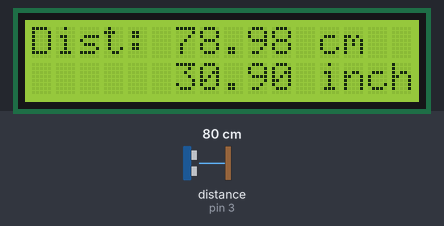
Simulated run of this sketch. Board: Arduino Nano, built with avr-gcc and run on an emulated ATmega328P. Parts: 16×2 character LCD. Wiring (inferred from the names in the program): ultrasonic range finder: trigger pin 2; echo pin 3. Inputs (shaded band) come from the test bench; at power-on: distance to the obstacle (sensor on pin 3) 80 cm. The echo pulse lasts 58.3 µs per cm; what the sketch prints to the serial monitor is not drawn.

Above: at 2.5 s.
2.6 s: distance to the obstacle (sensor on pin 3) set to 2 cm
At 2.83 s:
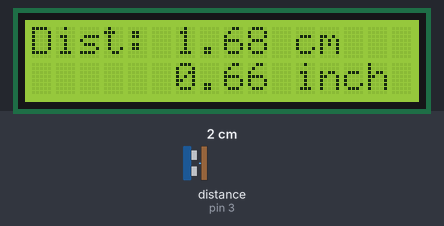
5.1 s: distance to the obstacle (sensor on pin 3) set to 4 cm
At 5.48 s:
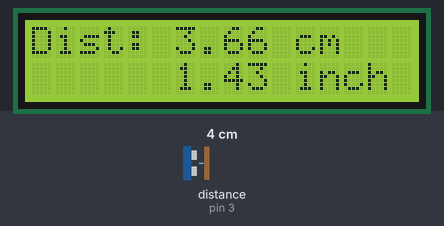
6.8 s: distance to the obstacle (sensor on pin 3) set to 250 cm
At 7.16 s:
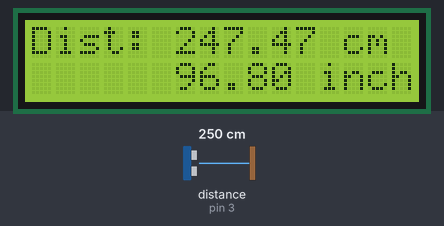
9.8 s: distance to the obstacle (sensor on pin 3) set to 18 cm
At 10.28 s:
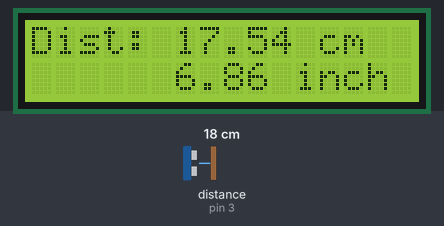
12.8 s: distance to the obstacle (sensor on pin 3) set to 35 cm
At 13.29 s:
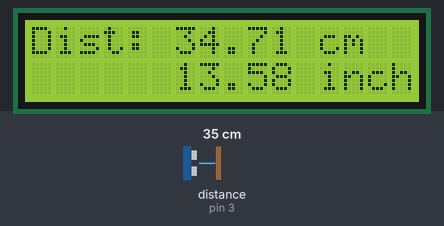
15.8 s: distance to the obstacle (sensor on pin 3) set to 9 cm
At 16.3 s:
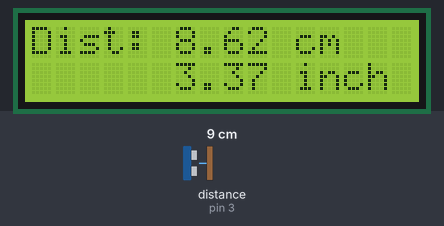

Measured:
- after the input at 2.6 s, the display: first differs from a run without the input after 0.08 s (image 1)
- after the input at 5.1 s, the display: first differs from a run without the input after 0.24 s (image 2)
- after the input at 6.8 s, the display: first differs from a run without the input after 0.21 s (image 3)
- after the input at 9.8 s, the display: first differs from a run without the input after 0.34 s (image 4)
- after the input at 15.8 s, the display: first differs from a run without the input after 0.35 s (image 6)

The sketch:

arduino_LCD_Distance.ino
```cpp
/*
 * Ultrasonic distance measuring, output to LCD via i2c
 *
 * Merged two scripts I found on the net.
 *
 * Hardware used:
 * Arduino nano clone         from banggood  ID  940937
 * i2c 2x16 LCD               from banggood  ID  950726
 * Ultrasonic Module HC-SR04  from banggood  ID   40313
 *
 *
*/

#include <Wire.h>  // Comes with Arduino IDE
#include <LiquidCrystal_I2C.h>  // https://bitbucket.org/fmalpartida/new-liquidcrystal/downloads

// set the LCD address to 0x27 for a 16 chars 2 line display
// Set the pins on the I2C chip used for LCD connections:
//                    addr, en,rw,rs,d4,d5,d6,d7,bl,blpol
LiquidCrystal_I2C lcd(0x27, 2, 1, 0, 4, 5, 6, 7, 3, POSITIVE);  // Set the LCD I2C address

//pins for ultrasonic Module
const int trigPin = 2;
const int echoPin = 3;
//variables
long duration;
// int distanceCm, distanceInch;
float distanceCm, distanceInch;

void setup()
{
  Serial.begin(9600);
  Serial.println("arduino_LCD-Distance script running"); //

  lcd.begin(16, 2);  // initialize the lcd for 16 chars 2 lines, turn on backlight

  for (int i = 0; i < 2; i++)  //two blinks
  {
    lcd.backlight();
    delay(50);
    lcd.noBacklight();
    delay(50);
  }

  lcd.backlight(); // finish with backlight on

  //-------- Write characters on the display ------------------
  // NOTE: Cursor Position: (CHAR, LINE) start at 0
  lcd.setCursor(0, 0); //Start at character 0 on line 0
  lcd.print("Ultrasonic    cm");
  lcd.setCursor(0, 1);
  lcd.print("Distance    inch");
  delay(1000);

  pinMode(trigPin, OUTPUT);
  pinMode(echoPin, INPUT);

  lcd.clear();

}/*--(end setup )---*/


void loop()
{
  digitalWrite(trigPin, LOW);
  delayMicroseconds(2);
  digitalWrite(trigPin, HIGH);
  delayMicroseconds(10);
  digitalWrite(trigPin, LOW);
  duration = pulseIn(echoPin, HIGH);
  distanceCm = duration * 0.034 / 2;
  distanceInch = duration * 0.0133 / 2;
  lcd.setCursor(0, 0); // Sets the location at which subsequent text written to the LCD will be displayed
  lcd.print("Dist: "); // Prints string "Distance" on the LCD
  lcd.print(distanceCm); // Prints the distance value from the sensor
  lcd.print(" cm");
  //delay(20);
  lcd.setCursor(0, 1);
  lcd.print("      ");
  lcd.print(distanceInch);
  lcd.print(" inch");
  delay(300);
  lcd.clear();
}
```
